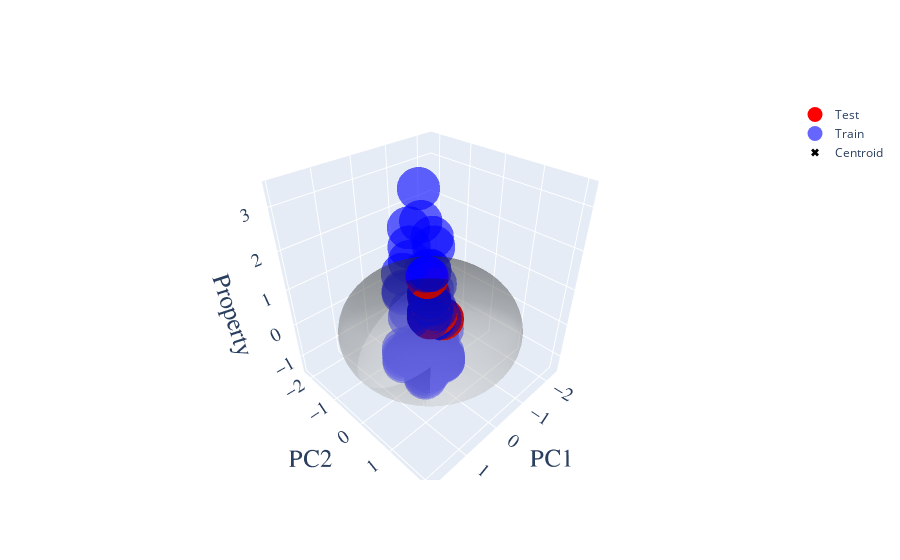

The cell this chart's notebook holds for it:
### Code cell
fig = go.Figure()
fig.add_trace(go.Scatter3d(
    x=X_3d_test[:,0], y=X_3d_test[:,1], z=X_3d_test[:,2],
    mode='markers',
    name='Test',
    marker=dict(size=15, color='red', opacity=1)
))
# Test points
fig.add_trace(go.Scatter3d(
    x=X_3d_train[:,0], y=X_3d_train[:,1], z=X_3d_train[:,2],
    mode='markers',
    name='Train',
    marker=dict(size=15, color='blue', opacity=0.6)
))

# --- Ellipsoid ---
# Define grid for ellipsoid
u = np.linspace(0, 2 * np.pi, 50)
v = np.linspace(0, np.pi, 50)
u, v = np.meshgrid(u, v)
w1, w2, w3 = RSP.optimal_weights
# Radius & weights
a = Reff / np.sqrt(w1)
b = Reff / np.sqrt(w2)
c = Reff / np.sqrt(w3)

# Ellipsoid coordinates
ellip_x = a * np.cos(u) * np.sin(v)
ellip_y = b * np.sin(u) * np.sin(v)
ellip_z = c * np.cos(v)

# Center the ellipsoid (optional)
xc, yc, zc = RSP.centroid  # You can change this to your centroid if needed
ellip_x += xc
ellip_y += yc
ellip_z += zc

fig.add_trace(go.Surface(
    x=ellip_x,
    y=ellip_y,
    z=ellip_z,
    opacity=0.3,
    showscale=False,
    name='Ellipsoid',
    colorscale='Greys',
    hoverinfo='skip'
))

# --- Centroid Marker ---
fig.add_trace(go.Scatter3d(
    x=[xc], y=[yc], z=[zc],
    mode='markers+text',
    name='Centroid',
    marker=dict(
        size=7,
        symbol='x',
        color='black'
    ),
    # text=['Centroid'],
    textposition='top center'
))

# --- Layout ---
fig.update_layout(
    scene=dict(
        xaxis_title='PC1',
        yaxis_title='PC2',
        zaxis_title='Property',
        xaxis=dict(
            titlefont=dict(family='Helvetica', size=25),
            tickfont=dict(family='Helvetica', size=15)
        ),
        yaxis=dict(
            titlefont=dict(family='Helvetica', size=25),
            tickfont=dict(family='Helvetica', size=15)
        ),
        zaxis=dict(
            titlefont=dict(family='Helvetica', size=25),
            tickfont=dict(family='Helvetica', size=15)
        ),
    )
)
fig.write_html("TOC.html")

fig.show()

### Figure 1 — Plotly figure (JSON) as saved in the notebook; plotly's stock layout.template omitted (floating-point values rounded to 4 significant figures; data arrays with more than 128 entries replaced by an {"elided": "..."} marker saying what was removed)
{"data": [{"marker": {"color": "red", "opacity": 1, "size": 15}, "mode": "markers", "name": "Test", "type": "scatter3d", "x": [-0.1624, -0.1503, -0.435, -0.2973, -0.1588, -0.1588, -0.152, -0.1097], "y": [-0.05838, -0.05036, 0.08468, -0.001292, -0.09891, -0.09891, -0.09719, -0.08735], "z": [0.2462, 0.7506, 0.1385, 0.3137, 0.8804, 0.3751, 0.2855, 1.381]}, {"marker": {"color": "blue", "opacity": 0.6, "size": 15}, "mode": "markers", "name": "Train", "type": "scatter3d", "x": [-0.2736, -0.285, -0.285, -0.285, -0.1337, -0.2553, -0.2553, -0.2553, -0.2553, 0.2344, 0.2374, 0.1864, 0.3175, 0.3175, -0.0468, 0.07647, 0.07647, 0.07647, 0.3175, -0.2415, -0.2376, -0.435, -0.2536, -0.2488, -0.2901, -0.2611, -0.2071, -0.2587, -0.2901, -0.2631, -0.0444, -0.04765, 0.3827, 0.3827, 0.3144, -0.1893, 0.06759, 0.06759, 0.4471, 0.4068, 0.3194, 0.1661, 0.4471, 0.4471, 0.337, 0.4068, 0.09422, -0.1943, -0.1029, 0.1103, 0.4826, 0.328, 0.3396, 0.3807, 0.2882, 0.2948, 0.3027, 0.2313, 0.2363, 0.1626, 0.4068, -0.285, -0.2187, -0.4001, -0.381, -0.3602, -0.2223, -0.4159, -0.3907, -0.2223, -0.4159, -0.3907, -0.2223, -0.4159, 0.4826, 0.4826, 0.4826, 0.4826, 0.4471, 0.4471, 0.4471, -0.3909, -0.2415, -0.1834, -0.1359, -0.1501], "y": [0.2566, 0.2874, 0.2874, 0.2874, -0.05265, 0.2856, 0.2856, 0.2856, 0.2856, -0.2485, -0.3175, -0.328, -0.4015, -0.4015, -0.2446, -0.4312, -0.4312, -0.4312, -0.4015, -0.05479, -0.05866, 0.08468, -0.05633, -0.02744, -0.02867, -0.03005, -0.05718, -0.01966, -0.02867, -0.03618, -0.1033, -0.06849, -0.29, -0.29, -0.1675, 0.02931, 0.1742, 0.1742, 0.4046, 0.5023, 0.3862, 0.1926, 0.4046, 0.4046, 0.418, 0.5023, 0.1486, 0.1728, 0.181, -0.02939, -0.2897, -0.1495, -0.1602, -0.06991, 0.002403, -0.003851, -0.06851, -0.01219, -0.01698, -0.09161, 0.5023, 0.2874, 0.09218, -0.141, -0.1746, -0.1719, 0.1131, -0.1373, -0.1704, 0.1131, -0.1373, -0.1704, 0.1131, -0.1373, -0.2897, -0.2897, -0.2897, -0.2897, 0.4046, 0.4046, 0.4046, 0.04545, -0.05479, -0.07534, -0.03366, -0.05557], "z": [-1.011, -0.9558, -0.9326, -0.843, -0.7373, -0.9226, -0.8541, -0.7816, -0.693, -0.4897, 0.3459, 0.4868, 1.071, 1.01, 3.386, 2.52, 2.067, 1.715, 1.514, 0.216, 2.322, -0.1544, 0.5623, -0.04673, 0.06401, 0.1747, 0.3761, -0.087, 0.1445, 0.1546, -0.4765, 1.58, -0.7209, -0.6747, -0.588, -1.014, 0.9197, 1.765, -0.4645, -0.5994, -0.686, -0.7373, -0.8813, -0.8108, -0.7786, -0.684, 0.4858, -0.2471, 0.6499, 2.816, -0.7937, -0.7474, -0.7152, -0.5773, -0.5098, -0.4867, -0.6407, -0.6004, -0.5561, -0.7061, -0.5903, -0.9105, -0.9246, -0.694, -0.1544, 0.8794, -0.7957, -0.4011, 0.4375, -0.5883, 0.364, 1.99, -0.2632, 1.031, -0.8635, -0.6972, -0.5823, -0.4478, -0.9311, -0.7174, -0.6091, 0.169, -0.1113, 1.524, 0.9044, 0.8408]}, {"colorscale": [[0, "rgb(255,255,255)"], [0.125, "rgb(240,240,240)"], [0.25, "rgb(217,217,217)"], [0.375, "rgb(189,189,189)"], [0.5, "rgb(150,150,150)"], [0.625, "rgb(115,115,115)"], [0.75, "rgb(82,82,82)"], [0.875, "rgb(37,37,37)"], [1, "rgb(0,0,0)"]], "hoverinfo": "skip", "name": "Ellipsoid", "opacity": 0.3, "showscale": false, "type": "surface", "x": {"elided": "50x50 float values"}, "y": {"elided": "50x50 float values"}, "z": {"elided": "50x50 float values"}}, {"marker": {"color": "black", "size": 7, "symbol": "x"}, "mode": "markers+text", "name": "Centroid", "textposition": "top center", "type": "scatter3d", "x": [-0.203], "y": [-0.05097], "z": [0]}], "layout": {"scene": {"xaxis": {"tickfont": {"family": "Helvetica", "size": 15}, "title": {"font": {"family": "Helvetica", "size": 25}, "text": "PC1"}}, "yaxis": {"tickfont": {"family": "Helvetica", "size": 15}, "title": {"font": {"family": "Helvetica", "size": 25}, "text": "PC2"}}, "zaxis": {"tickfont": {"family": "Helvetica", "size": 15}, "title": {"font": {"family": "Helvetica", "size": 25}, "text": "Property"}}}}}
